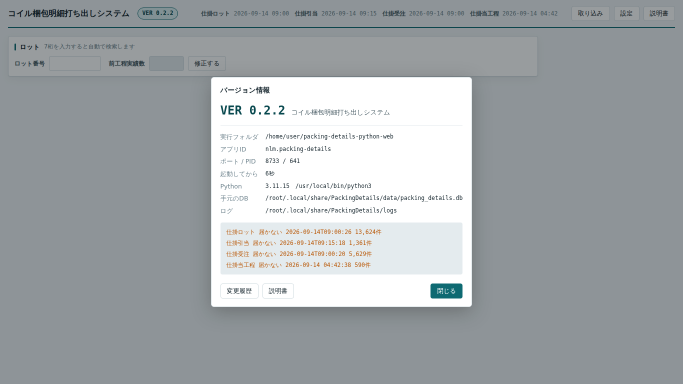
#> input picture modules/packing_details/s-about.png, 1366 x 768 px (shown at 1/2 size)
$ python -i make_manual_shots.py   (imports and definitions only)
#> lines starting #> are read from the running program, lines starting #| are printed output that depends on the picture; after the words box and inside, x2 and y2 are one past the last pixel; in counts of white or black regions, pixels touching at a corner belong together
#> further down, picture is the input picture: PIL image 1366x768 RGB; mean R, G, B 164, 169, 171.9
#!/usr/bin/env python3
# -*- coding: utf-8 -*-
"""操作説明書の写真を撮る(開発用の PC。統合 1.2.0)

    python tools/make_manual_shots.py               # 全部撮り直す
    python tools/make_manual_shots.py --only details  # shell / details / pena / material のどれかだけ

【何をするか】
通し試験(`tools/e2e_scenarios.py`)と同じ試験用のデータ(取り込み元・名簿。人の名前は作り物)で
統合アプリを本当に起動し(ブラウザ版)、実ブラウザ(Chromium)で画面を操作しながら撮る。
写真には、説明書の手順と同じ番号の**赤い丸数字と枠**を描き込む(押す場所・見る場所)。

    static/manual/img/<名前>.png    写真(説明書の `m.fig("<名前>", …)` が使う)
    static/manual/shots.json        撮った日・撮ったときの版・写真ごとの大きさ

説明書は `shots.json` の版と、いま動いている版が違えば「写真は○○の版の画面」と断る。
**画面を変えたら撮り直す**(人の手で切り抜いたり描いたりしない ── 撮り直せなくなるため)。

【要るもの】Playwright と Chromium・Pillow(現場の PC には要らない)。
"""
from __future__ import annotations

import argparse
import datetime as dt
import json
import os
import sys
import tempfile
import time
from pathlib import Path

ROOT = Path(__file__).resolve().parent.parent
sys.path.insert(0, str(ROOT / "tools"))
sys.path.insert(0, str(ROOT))
import e2e_scenarios as E  # noqa: E402

OUT = ROOT / "static" / "manual"
VIEW = {"width": 1280, "height": 900}
MARK = (217, 72, 15)                     # manual.css の --mark と同じ色
FONT_PATHS = ("/usr/share/fonts/truetype/dejavu/DejaVuSans-Bold.ttf",
              "C:/Windows/Fonts/arialbd.ttf")


# ======================================================================
# 撮る・描き込む
# ======================================================================
# [18 lines left out: functions _font, box_of, not called in this run]


class Camera:
    # [50 lines left out: functions __init__, take, not called in this run]


def trim_bottom(im, keep=24, least=120):
    """下の何も無い部分(いちばん下の行と同じ色が続くところ)を切り詰める。

    画面の中身が短いと、写真の下半分が空になる。読む人には要らないので落とす
    (`least` px 以上空いているときだけ。`keep` px は余白として残す)。
    """
#> called with keep = 24, least = 120
    from PIL import Image, ImageChops
    bg = im.getpixel((im.width // 2, im.height - 1))
#> bg = (142, 148, 152)
    diff = ImageChops.difference(im, Image.new("RGB", im.size, bg)).convert("L").point(
        lambda v: 255 if v > 12 else 0)
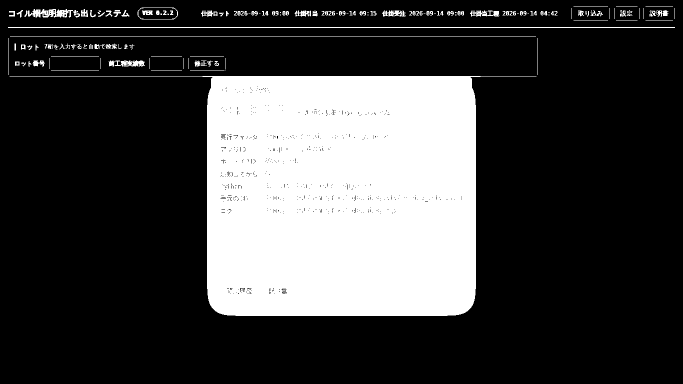
#> diff: PIL image 1366x768 L (shown at 1/2 size); 25.6% white; 165 white regions (29 under 20 px), largest, box (x1, y1, x2, y2) and area: (19, 152, 1073, 632) 255898, (16, 54, 1350, 56) 2668, (20, 72, 1072, 73) 1052
    box = diff.getbbox()
#> box = (16, 12, 1350, 632)
    if not box:
        return im
    bottom = min(im.height, box[3] + keep)
#> bottom = 656
    return im.crop((0, 0, im.width, bottom)) if im.height - bottom >= least else im


# [14 lines left out: function write_meta, not called in this run]


# ======================================================================
# 場面(説明書の章ごと)
# ======================================================================
SCENES: dict = {}


def scene(key):
    def deco(fn):
        SCENES[key] = fn
        return fn
    return deco


# ---- ここから下に各機能の場面(shell / details / pena / material) ----


# [51 lines left out: functions shell_scene, shell_manual_shot, not called in this run]


def frame_box(sh, key):
    """機能の画面(iframe)の枠。機能の写真はこの範囲だけを撮る(上の帯を除く)。"""
    return box_of(sh.page, f'iframe[name="cpt-{key}"]')


# [352 lines left out: functions into_view, new_page, details_scene, material_scene, pena_scene, main, not called in this run]


# [2 lines not run here, left out]

>>> from PIL import Image
>>> picture = Image.open('../modules/packing_details/s-about.png')
>>> result = trim_bottom(picture)
